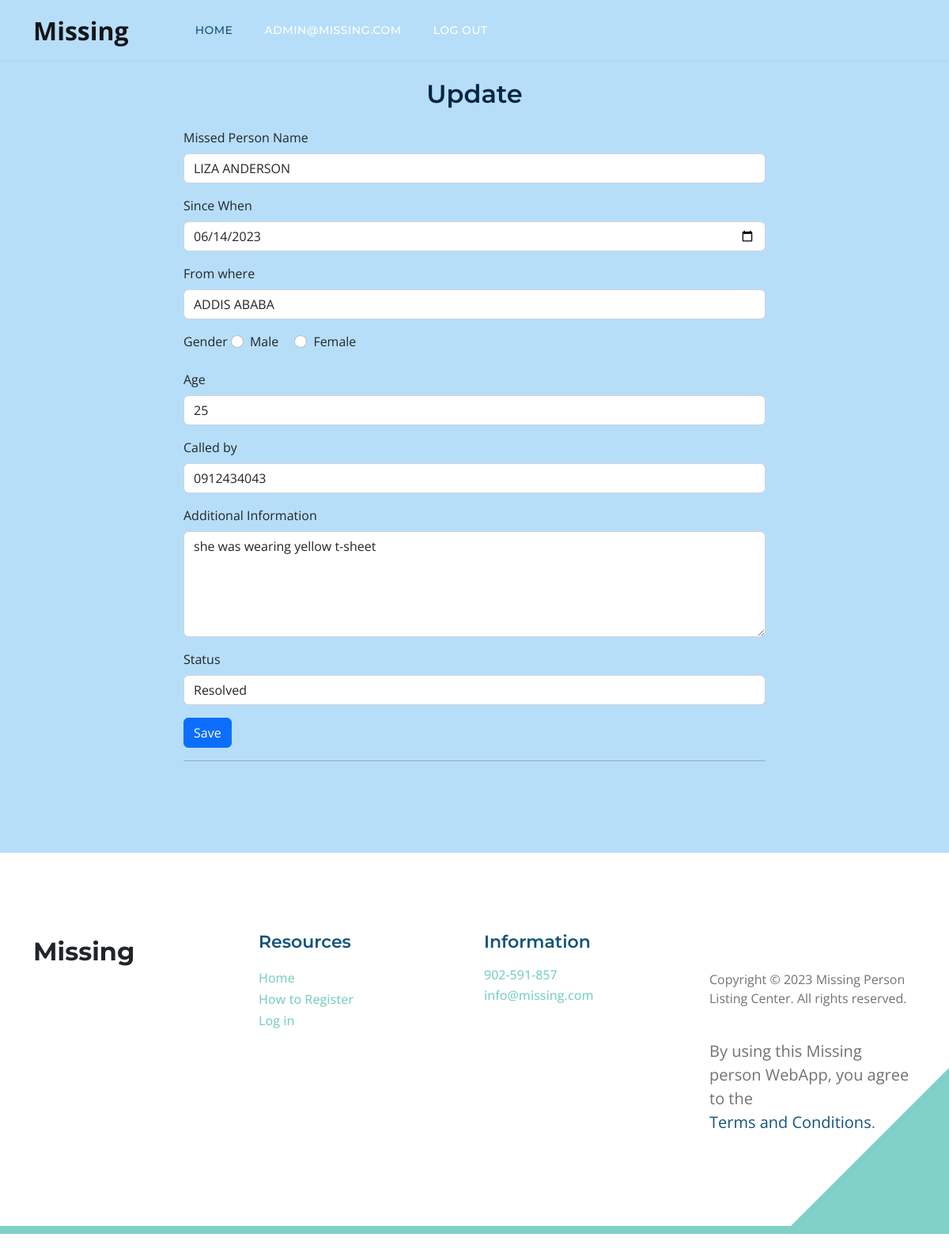
/5/update (signed in), run on an earlier commit of the app's database.
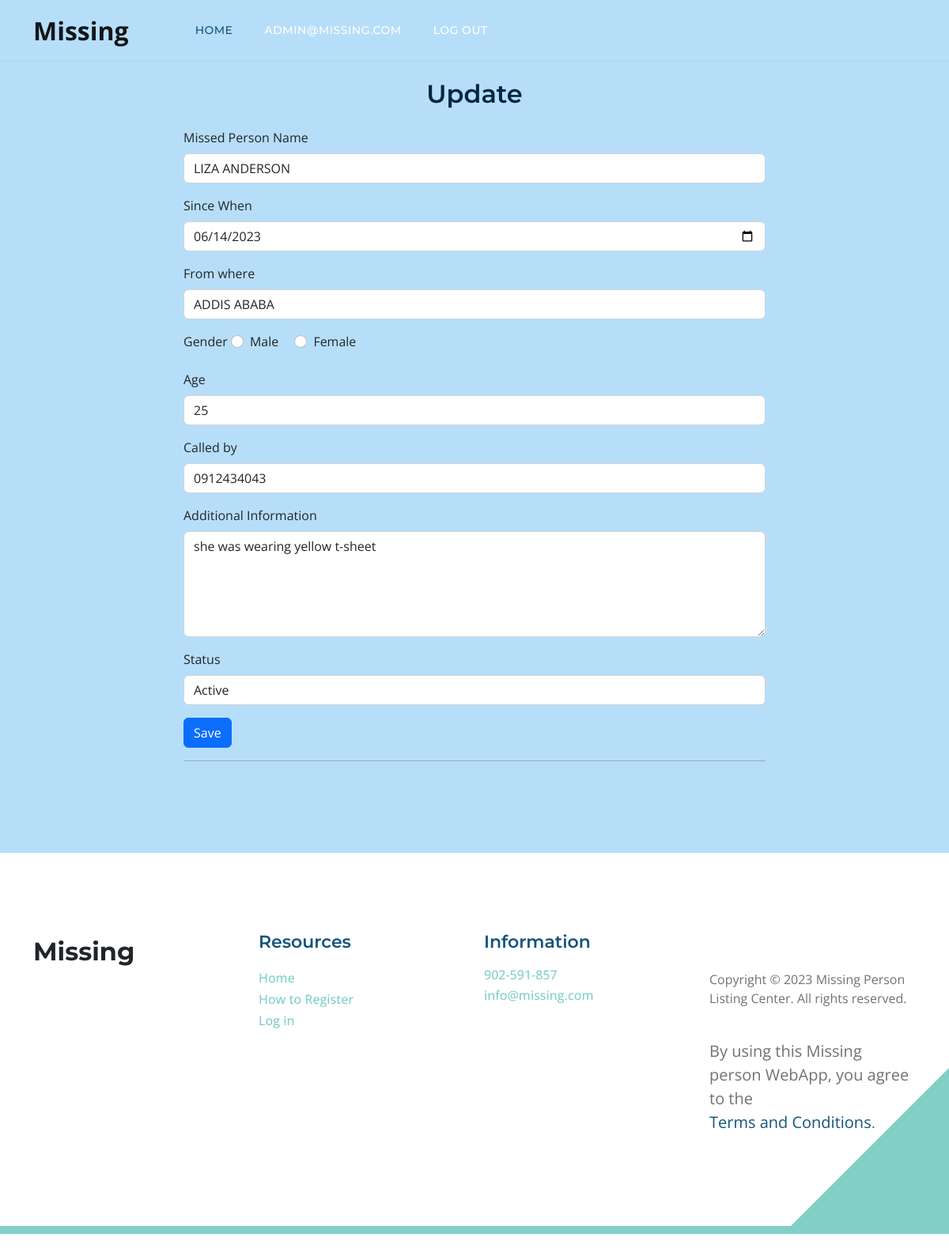
And on a later commit of the database.
### tables this page shows
CREATE TABLE post (
  id INTEGER PRIMARY KEY AUTOINCREMENT,
  finder_id INTEGER NOT NULL,
  created TIMESTAMP NOT NULL DEFAULT CURRENT_TIMESTAMP,
  missed_name TEXT NOT NULL,
  since TEXT NOT NULL,
  missing_from TEXT NOT NULL,
  gender TEXT NOT NULL,
  age TEXT NOT NULL,
  call_on TEXT NOT NULL,
  additional_info TEXT NOT NULL,
  photo_url TEXT NOT NULL,
  status TEXT NOT NULL DEFAULT 'active',
  FOREIGN KEY (finder_id) REFERENCES user (id)
);

### missing/blog.py (the view, shortened to what this page needs)
@bp.route('/<int:id>/update', methods=('GET', 'POST'))
@login_required
def update(id):
    post = get_post(id)
    return render_template('blog/update.html', post=post)

### missing/auth.py (called while the page is built)
def login_required(view):
    @functools.wraps(view)
    def wrapped_view(**kwargs):
        if g.user is None:
            return redirect(url_for('auth.login'))
        return view(**kwargs)
    return wrapped_view

@bp.before_app_request
def load_logged_in_user():
    user_id = session.get('user_id')
    if user_id is None:
        g.user = None
    else:
        db = get_db()
        g.user = db.execute(
            'SELECT * FROM user WHERE id = ?', (user_id,)
        ).fetchone()

### missing/blog.py (called while the page is built)
def get_post(id, check_finder=True):
    post = get_db().execute(
        'SELECT p.id, missed_name, since, missing_from, gender, age, call_on, additional_info, photo_url, status, created, finder_id, email'
        ' FROM post p JOIN user u ON p.finder_id = u.id'
        ' WHERE p.id = ?',
        (id,)
    ).fetchone()
    if post is None:
        abort(404, f"Post id {id} doesn't exist.")
    if check_finder and post['finder_id'] != g.user['id']:
        abort(403)
    return post

### missing/db.py (called while the page is built)
def get_db():
    if 'db' not in g:
        g.db = sqlite3.connect(
            current_app.config['DATABASE'],
            detect_types=sqlite3.PARSE_DECLTYPES
        )
        g.db.row_factory = sqlite3.Row
    return g.db

### missing/templates/blog/update.html (shortened to what this page needs)
{% extends 'base.html' %}
{% block content %}
<section class="topics-detail-section section-padding" id="topics-detail">
  <div class="container">
    <div class="row justify-content-center">
      <div class="col-md-8">
        <form method="post">
          <h3 class="mb-4" style="text-align: center; color: rgb(2, 37, 68);">Update</h3>
          <div class="mb-3">
            <label for="missed_name" class="form-label">Missed Person Name</label>
            <input type="text" class="form-control" id="missed_name" name="missed_name" value="{{ request.form['missed_name'] or post['missed_name'] }}" required>
          </div>
          <div class="mb-3">
            <label for="since" class="form-label">Since When</label>
            <input type="date" class="form-control" id="since" name="since" value="{{ request.form['since'] or post['since'] }}" required>
          </div>
          <div class="mb-3">
            <label for="missing_from" class="form-label">From where</label>
            <input type="text" class="form-control" id="missing_from" name="missing_from" value="{{ request.form['missing_from'] or post['missing_from'] }}" required>
          </div>
          <div class="mb-3">
            <label class="form-label">Gender</label>
            <div class="form-check form-check-inline">
              <input class="form-check-input" type="radio" name="gender" id="male" value="male" {% if request.form['gender'] == 'male' %}checked{% endif %} required>
              <label class="form-check-label" for="male">Male</label>
            </div>
            <div class="form-check form-check-inline">
              <input class="form-check-input" type="radio" name="gender" id="female" value="female" {% if request.form['gender'] == 'female' %}checked{% endif %} required>
              <label class="form-check-label" for="female">Female</label>
            </div>
          </div>
          <div class="mb-3">
            <label for="age" class="form-label">Age</label>
            <input type="number" class="form-control" id="age" name="age" value="{{ request.form['age'] or post['age'] }}" required>
          </div>
          <div class="mb-3">
            <label for="call_on" class="form-label">Called by</label>
            <input type="text" class="form-control" id="call_on" name="call_on" value="{{ request.form['call_on'] or post['call_on'] }}" required>
          </div>
          <div class="mb-3">
            <label for="additional_info" class="form-label">Additional Information</label>
            <textarea class="form-control" id="additional_info" name="additional_info" rows="5">{{ request.form['additional_info'] or post['additional_info'] }}</textarea>
          </div>
          <div class="mb-3">
            <label for="status" class="form-label">Status</label>
            <select class="form-control" id="status" name="status">
              <option value="active" {% if post['status'] == 'active' %}selected{% endif %}>Active</option>
              <option value="resolved" {% if post['status'] == 'resolved' %}selected{% endif %}>Resolved</option>
            </select>
          </div>
          <button type="submit" class="btn btn-primary">Save</button>
        </form>
        <hr>
      </div>
    </div>
  </div>
</section>
{% endblock %}

What changed in the data, as far as the page shows it:
changed post "LIZA ANDERSON": status "Resolved" → "Active"
